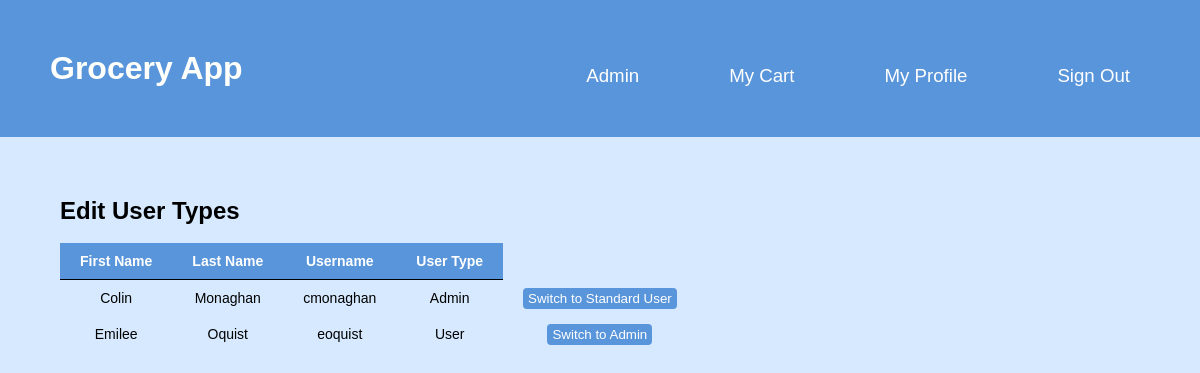
Screenshot of /GroceryApp/editUserTypesPage.php (signed in) with the database file from the repository.
### tables this page shows
CREATE TABLE User (
    firstName TEXT NOT NULL,
    lastName TEXT NOT NULL,
    username TEXT NOT NULL PRIMARY KEY,
    password TEXT NOT NULL,
    userType TEXT NOT NULL
);

### GroceryApp/editUserTypesPage.php (the view, shortened to what this page needs)
<!DOCTYPE html>
<html>
<head>
    <link rel="stylesheet" href="styles.css" />
</head>
<body>
<div class="page">
        <header class="menu-container">
                <h1 class="logo">
                    <a class="logo-link" href="./index.php">Grocery App</a>
                </h1>
                <nav class="menu">
                    <?php
                        if($_SESSION['userType'] == "Admin"){
                            echo '<li><a class="nav-link" href="editAvailableItems.php">Admin</a></li>';
                        }
                    ?>
                    <li><a class="nav-link" href="./groceryList.php">My Cart</a></li>
                    <li><a class="nav-link" href="./editProfilePage.php">My Profile</a></li>
                    <li><a class="nav-link" href="./signOut.php">Sign Out</a></li>
                </nav>
        </header>
        <article class="content">
            <header>
                <h2>Edit User Types</h2>
            </header>
            <div>
                <?php
                    $db_file = './myDB/grocery.db';
                    try {
                        $db = new PDO('sqlite:' . $db_file);
                        $db->setAttribute(PDO::ATTR_ERRMODE, PDO::ERRMODE_EXCEPTION);
                        $qry = "select * from user order by firstName;";
                        $result_set = $db->query($qry);
                        echo '<br>
                            <table>
                                <thead>
                                    <tr>
                                    <th>First Name</th>
                                    <th>Last Name</th>
                                    <th>Username</th>
                                    <th>User Type</th>
                                    </tr>
                                </thead>
                                <tbody>';
                        $message = "Switch to Admin";
                        foreach($result_set as $tuple){
                            if ($tuple['username'] != $_SESSION['username']){
                                if ($tuple['userType'] == "Admin"){
                                    $message = "Switch to Standard User";
                                }
                                else{
                                    $message = "Switch to Admin";
                                }
                                echo '<tr>
                                        <td>'.$tuple['firstName'].'</td>
                                        <td>'.$tuple['lastName'].'</td>
                                        <td>'.$tuple['username'].'</td>
                                        <td>'.$tuple['userType'].'</td>
                                        <td><a class="strong-button small" href="editUserType.php?username='.$tuple['username'].'">'.$message.'</a></td>
                                    </tr>';
                            }
                        }
                        echo '</tbody>
                            </table>';
                    }
                    catch(PDOException $e) {
                        die('Exception : '.$e->getMessage());
                    }
                ?>
            </div>
        </article>
    </div>
</body>
</html>

### GroceryApp/styles.css (style rules this page uses)
:root { --header-color: #5995da; --header-font: #fff; --header-hover: #5d6063; --header-dropdown-background: #b2d6ff; --background-color: #d6e9fe; --body-font: #fffffc; --pop-of-green: #b9f5d8; --pop-of-blue: #08a4bd; }
* { margin: 0; padding: 0; box-sizing: border-box; font-family: "Franklin Gothic Medium", "Arial Narrow", Arial, sans-serif; }
body { min-height: 100vh; display: flex; background-color: var(--background-color); flex-direction: column; }
.page { height: 100%; }
.menu-container { color: var(--header-font); background-color: var(--header-color); padding: 20px 0; display: flex; justify-content: space-between; width: 100%; padding: 50px; }
.menu { margin-top: 15px; width: 60%; display: flex; align-items: center; justify-content: right; }
.menu > li { display: inline; margin-right: 50px; }
.menu > li:last-of-type { margin-right: 0; }
.nav-link:link, .nav-link:visited { background-color: var(--header-color); color: var(--header-font); padding: 12px 20px; transition-duration: 0.4s; box-shadow: none; border: none; border-radius: 8px; cursor: pointer; align-self: flex-end; font-size: 14pt; text-decoration: none; font-family: "Gill Sans", "Gill Sans MT", Calibri, "Trebuchet MS", sans-serif; }
.logo-link:link, .logo-link:visited { color: var(--body-font); text-decoration: none; font-family: "Gill Sans", "Gill Sans MT", Calibri, "Trebuchet MS", sans-serif; }
.content { display: block; margin: 5%; }
table { border-collapse: collapse; padding: 20px 0; padding-left: 10%; font-size: 14pt; }
th { border-bottom: 1px solid black; padding: 10px 20px; font-size: 14px; text-align: center; color: var(--header-font); background-color: var(--header-color); }
td { padding: 10px 20px; font-size: 14px; text-align: center; }
.strong-button { background-color: var(--header-color); color: var(--header-font); padding: 6px 10px; border: none; border-radius: 4px; cursor: pointer; transition-duration: 0.2s; box-shadow: none; font-size: 14pt; text-decoration: none; }
.small { font-size: 10pt; padding: 3px 5px; }

### rows the page displays
user: firstName "Colin", lastName "Monaghan", username "cmonaghan", userType "Admin", userType "Switch to Standard User"
user: firstName "Emilee", lastName "Oquist", username "eoquist", userType "User", userType "Switch to Admin"
